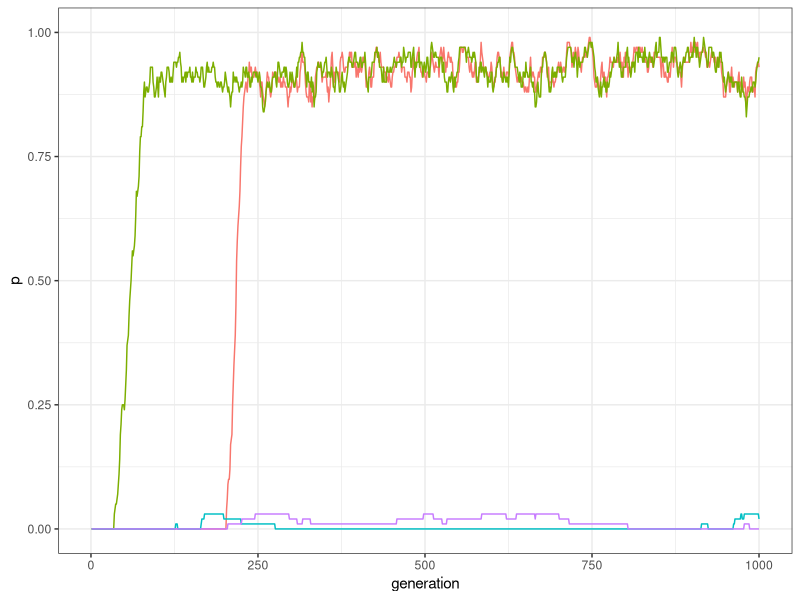
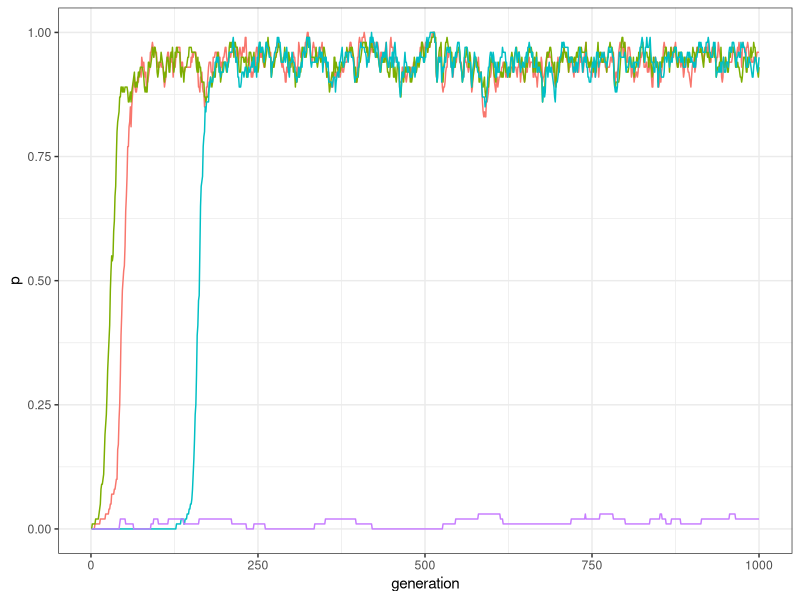
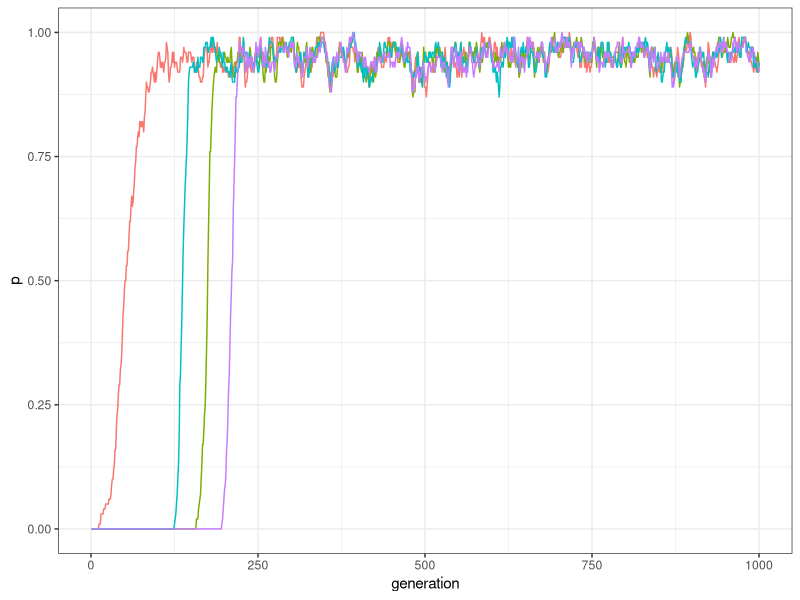
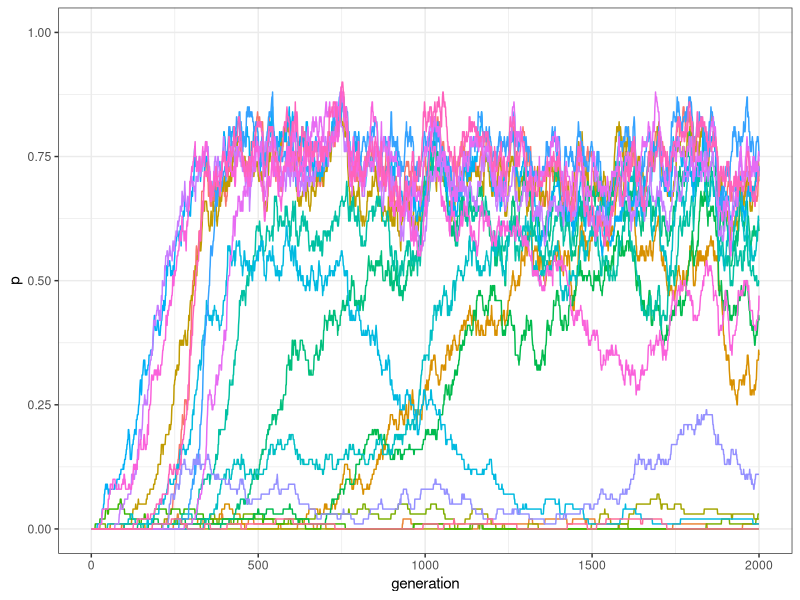
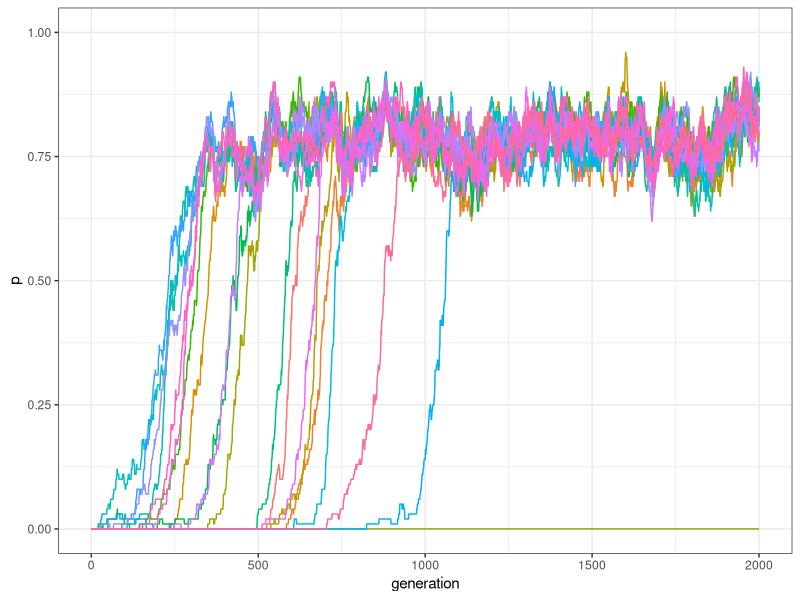
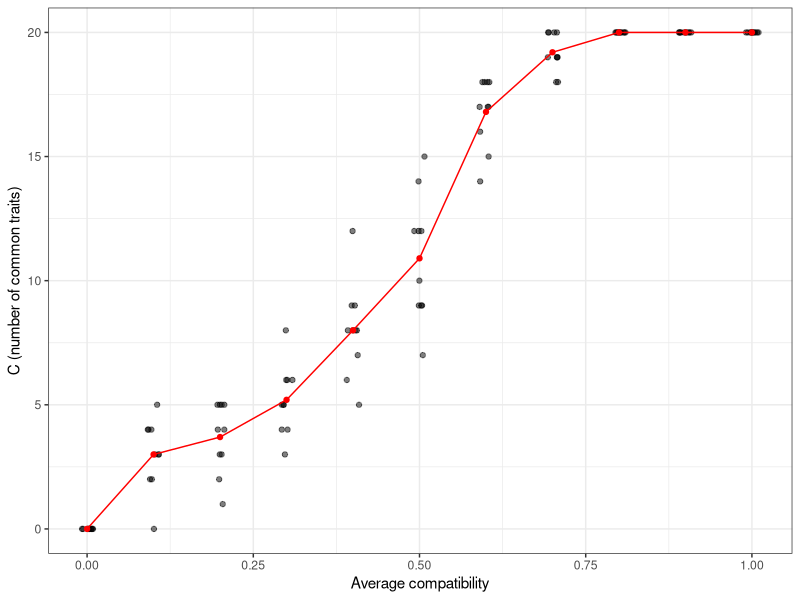

R code for these plots, in order:
## ---- chunk 1
library(tidyverse)
set.seed(111)
my_world <- matrix(c(1,1,-1,-1,1,1,-1,-1,-1,-1,1,1,-1,-1,1,1), nrow = 4, ncol = 4)
my_world
## ---- chunk 2
traits_inter_dependence <- function(N, t_max, k, mu, p_death, world){
  output <- tibble(trait = rep(c("A","B","C","D"), each = t_max), generation = rep(1:t_max, 4), p = as.numeric(rep(NA, t_max * 4)))      
  population <- matrix(0, ncol = 4, nrow = N)
  output[output$generation == 1 ,]$p <- colSums(population) / N
  for(t in 2:t_max){
    # innovations
    innovators <- sample(c(TRUE, FALSE), N, prob = c(mu, 1 - mu), replace = TRUE) 
    innovations <- sample(1:4, sum(innovators), replace = TRUE)
    population[cbind(which(innovators == TRUE), innovations)] <- 1
    
    # copying
    demonstrators <- sample(1:N, replace = TRUE)
    demonstrators_traits <- sample(1:4, N, replace = TRUE)
    
    # not sure how to vectorise the code below. The first "if" can be done with:
    # population[cbind(demonstrators,demonstrators_traits)]==1 as in previous chapter
    # but I could not figure out a way to calcualte the compatibility score at popualtion level
    # MS: I can't come up with a faster version either.
    
    for(i in 1:N){
      if(population[demonstrators[i], demonstrators_traits[i]]){
        compatibility_score <- sum(world[demonstrators_traits[i], population[i,]!=0])
        copy <- (1 / (1 + exp(-k*compatibility_score))) > runif(1)
        population[i,demonstrators_traits[i]] <- 1 * copy
      }
    }
    
    # birth/death
    replace <- sample(c(TRUE, FALSE), N, prob = c(p_death, 1 - p_death), replace = TRUE)
    population[replace, ] <- 0
    
    output[output$generation == t ,]$p <- colSums(population) / N
  }
  output
}
## ---- chunk 3
plot_multiple_traits <- function(data_model) {
  ggplot(data = data_model, aes(y = p, x = generation)) +
    geom_line(aes(colour = trait)) +
    ylim(c(0, 1)) +
    theme_bw() +
    theme(legend.position = "none")
}
## ---- chunk 4
my_world <- matrix(c(1,1,-1,-1,1,1,-1,-1,-1,-1,1,1,-1,-1,1,1), nrow = 4, ncol = 4)
data_model <- traits_inter_dependence(N = 100, t_max = 1000, k = 10, mu = 0.0005, p_death = 0.01, world = my_world)
plot_multiple_traits(data_model)
## ---- chunk 5
data_model[data_model$generation==1000,]
## ---- chunk 6
my_world <- matrix(c(1,1,1,-1, 1,1,1,-1,1,1,1,-1,-1,-1,-1,1), nrow = 4, ncol = 4)
data_model <- traits_inter_dependence(N = 100, t_max = 1000, k = 10, mu = 0.0005, p_death = 0.01, world = my_world)
plot_multiple_traits(data_model)
## ---- chunk 7
my_world <- matrix(c(1,1,1,1,1,1,1,1,1,1,1,1,1,1,1,1), nrow = 4, ncol = 4)
data_model <- traits_inter_dependence(N = 100, t_max = 1000, k = 10, mu = 0.0005, p_death = 0.01, world = my_world)
plot_multiple_traits(data_model)
## ---- chunk 8
M <- 7
gamma <- 0.5
my_world <- matrix( rep(1, M * M), nrow = M)
compatibilities <- sample(c(1, -1), choose(M, 2), prob = c(gamma, 1 - gamma), replace = TRUE) 
my_world[upper.tri(my_world)] <- compatibilities
my_world <- t(my_world)
my_world[upper.tri(my_world)] <- compatibilities
## ---- chunk 9
my_world
## ---- chunk 10
traits_inter_dependence_2 <- function(N, M, t_max, k, mu, p_death, gamma){
  output <- matrix(data = NA, nrow = t_max, ncol = M)
  # initalise the traits' world:
  world <- matrix( rep(1, M * M), nrow = M)
  compatibilities <- sample(c(1, -1), choose(M,2), prob = c(gamma, 1 - gamma), replace = TRUE) 
  world[upper.tri(world)] <- compatibilities
  world <- t(world)
  world[upper.tri(world)] <- compatibilities
  # initialise the population:
  population <- matrix(0, ncol = M, nrow = N)
  output[1, ] <- colSums(population) / N 
  for(t in 2:t_max){
    # innovations
    innovators <- sample(c(TRUE, FALSE), N, prob = c(mu, 1 - mu), replace = TRUE) 
    innovations <- sample(1:M, sum(innovators), replace = TRUE)
    population[cbind(which(innovators == TRUE), innovations)] <- 1
    
    # copying
    demonstrators <- sample(1:N, replace = TRUE)
    demonstrators_traits <- sample(1:M, N, replace = TRUE)

    for(i in 1:N){
      if(population[demonstrators[i], demonstrators_traits[i]]){
        compatibility_score <- sum(world[demonstrators_traits[i], which(population[i,]>0)])
        copy <- (1 / (1 + exp(-k*compatibility_score))) > runif(1)
        if(copy){
          population[i,demonstrators_traits[i]] <- 1
        }
      }
    }
    
    # birth/death
    replace <- sample(c(TRUE, FALSE), N, prob = c(p_death, 1 - p_death), replace = TRUE)
    population[replace, ] <- 0
    
    output[t, ] <- colSums(population) / N
  }
  output
}  
## ---- chunk 11
plot_multiple_traits_matrix <- function(data_model) {
  generation <- rep(1:dim(data_model)[1], dim(data_model)[2])
  
  data_to_plot <- as_tibble(data_model) %>%
    gather( key = "trait", value = "p") %>%
    add_column(generation)
  
  ggplot(data = data_to_plot, aes(y = p, x = generation)) +
    geom_line(aes(colour = trait)) +
    ylim(c(0, 1)) +
    theme_bw() +
    theme(legend.position = "none")
}
## ---- chunk 12
data_model <- traits_inter_dependence_2(N = 100, M = 20, t_max = 2000, k = 10, mu = 0.001, p_death = 0.01, gamma = .5)
plot_multiple_traits_matrix(data_model)
## ---- chunk 13
data_model <- traits_inter_dependence_2(N = 100, M = 20, t_max = 2000, k = 10, mu = 0.001, p_death = 0.01, gamma = 1)
plot_multiple_traits_matrix(data_model)
## ---- chunk 14
r_max = 10
test_inter_dependence <- tibble(gamma = rep(seq(0, 1, by = .1), r_max), run = as.factor(rep(1:r_max, each = 11)), C = as.numeric(NA))
for(condition in seq(0, 1, by = .1)){
  for(r in 1:r_max) {
    data_model <- traits_inter_dependence_2(N = 100, M = 20, t_max = 2000, k = 10, mu = 0.001, p_death = 0.01, gamma = condition)
    test_inter_dependence[test_inter_dependence$gamma == condition & test_inter_dependence$run == r, ]$C <- sum(data_model[2000,]>.5)
  }
}
## ---- chunk 15
ggplot(data = test_inter_dependence, aes(x = gamma, y = C)) +
  geom_jitter(width = 0.01, height = 0, alpha = 0.5) +
  stat_summary(fun.y = mean, geom = "point", colour = "red") +
  stat_summary(fun.y = mean, geom = "line", colour = "red") +
  theme_bw() +
  labs(x = "Average compatibility", y = "C (number of common traits)")
